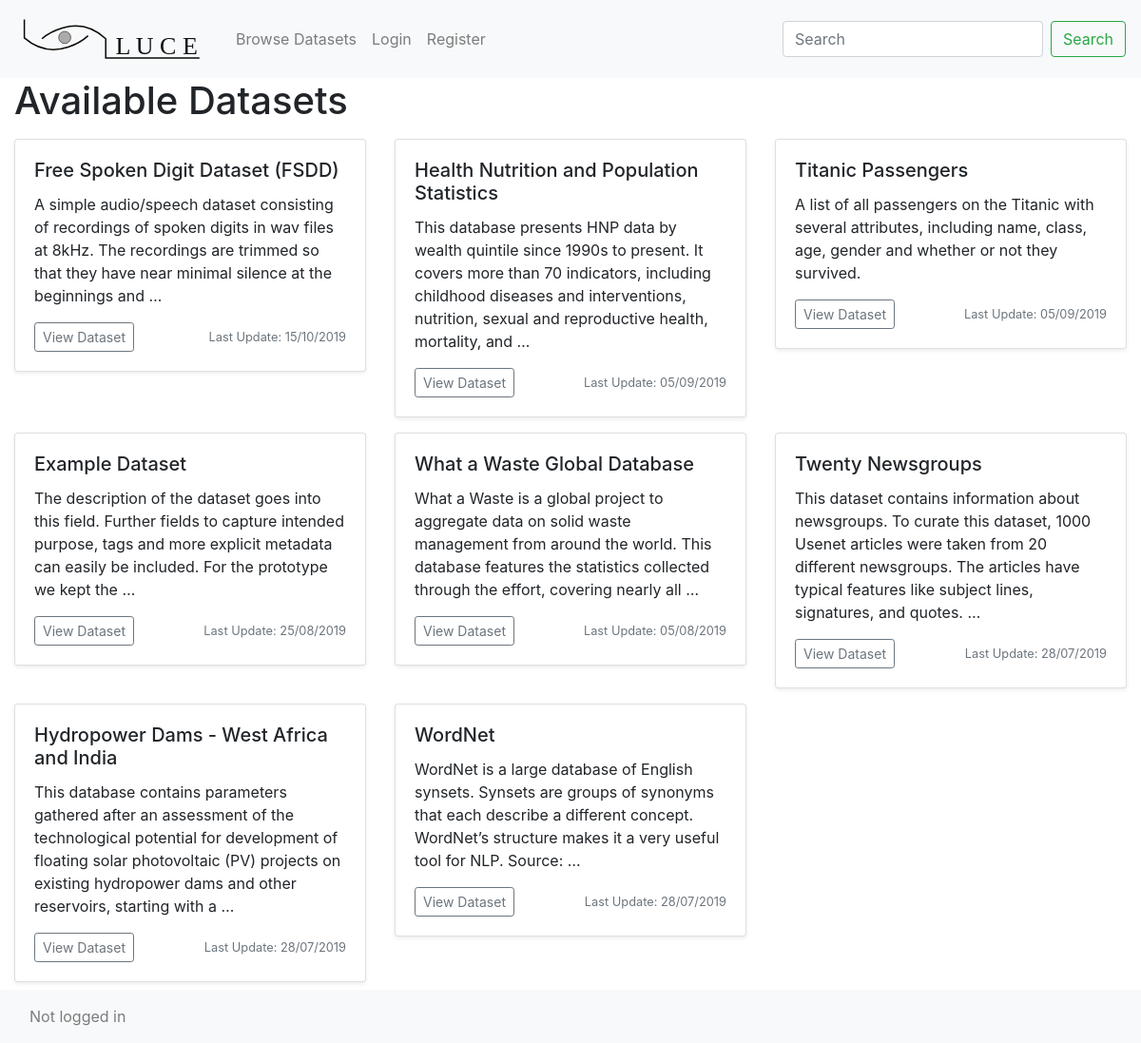
The page /browse/ on the database its author committed.
### datastore/models.py (models this page shows, shortened)
class Dataset(models.Model):
    title           = models.CharField(max_length=120)
    description     = models.TextField(null=True, blank=True)
    license         = models.IntegerField() # encoded as integer
    file            = models.FileField(upload_to='files/', blank=True, null=True)
    owner           = models.CharField(max_length=120) # owner username/email
    owner_address   = models.CharField(max_length=180) # msg.sender
    contract_address= models.CharField(max_length=180) # address of smart contract
    published       = models.BooleanField(default = False)
    access_granted  = models.ManyToManyField(User, related_name='datasets_accessible')
    created_by      = models.ForeignKey(User, default=1, null=True, on_delete=models.SET_NULL, related_name='datasets_owned')
    timestamp       = models.DateTimeField(auto_now_add=True)
    updated         = models.DateTimeField(auto_now=True)
    objects         = DatasetManager()
    def get_absolute_url(self):
        return f"/data/{self.pk}"
    class Meta:
        ordering = ['-updated', '-timestamp']

### datastore/views.py (the view)
# urls.py: path('browse/', browse_view),
def browse_view(request):
    head_title = "LUCE"
    qs = Dataset.objects.all()
    qs = qs.published() # only show published datasets
    context = {"head_title": head_title,
                "dataset_list": qs}
    template = 'data/browse.html'
    return render(request, template, context)

### datastore/managers.py (called while the page is built)
    def published(self):
        return self.filter(published=True)

    def get_queryset(self):
        return DatasetQuerySet(self.model, using=self._db)

### datastore/templates/data/browse.html
{% extends "base.html" %}
{% block content %}
	{% block header %}
	<h1> Available Datasets </h1>
	{% endblock %}
	<div class="row my-2">
		{% for dataset in dataset_list %}
			  <div class="col-sm-4 my-2">
			    <div class="card shadow-sm">
			      <div class="card-body">
			        <h5 class="card-title"> {{ dataset.title }} </h5>
			        <p class="card-text"> {{ dataset.description|truncatewords:30 }} </p>
			              <div class="d-flex justify-content-between align-items-center">
			                <div class="btn-group">
			                  <button type="button" class="btn btn-sm btn-outline-secondary" onclick="window.location.href='{{ dataset.get_absolute_url }} '">View Dataset</button>
			                </div>
			                <small class="text-muted"> Last Update: {{ dataset.updated|date:"d/m/Y" }}</small>
			              </div>
			      </div>
			    </div>
			  </div>
	{% endfor %}
	</div>
{% endblock content %}

### lucehome/templates/base.html (shortened to what this page needs)
<!doctype html>
<html lang="en">
  <head>
        <link rel="stylesheet" href="https://stackpath.bootstrapcdn.com/bootstrap/4.3.1/css/bootstrap.min.css">
  </head>
  <body>
        {% include 'navbar.html' %}
                <div class='container-fluid pb-5'>
                    {% block content %}{% endblock %}
                </div>
        <nav class="navbar fixed-bottom navbar-light bg-light">
            {% if user.is_authenticated %}
                <a class="col-auto pr-0 mr-0 navbar-text">Logged in as: {{ user }}</a>
                <a class="col nav-item nav-link" href="/logout">Logout</a>
            {% else %}
                <a class=" col-auto navbar-text" href="/login">Not logged in</a>
            {% endif %}
        </nav>
  </body>
</html>

### lucehome/templates/navbar.html (shortened to what this page needs)
<nav class="navbar navbar-expand-lg navbar-light bg-light">
  <a class="navbar-brand" href="/">
    <img src="/static/luce.svg" width="208" height="56" alt="Luce Logo">
  </a>
  <div class="collapse navbar-collapse" id="navbarSupportedContent">
    <ul class="navbar-nav mr-auto">
      <li class="nav-item">
        <a class="nav-link" href="/browse/">Browse Datasets</a>
      </li>
      {% if not user.is_authenticated %}
      <li class="nav-item">
        <a class="nav-link" href="/login">Login</a>
      </li>
      <li class="nav-item">
        <a class="nav-link" href="/register">Register</a>
      </li>
      {% endif %}
    </ul>
    <form class="form-inline my-2 my-lg-0" action='/search/'>
      <input class="form-control mr-sm-2" type="search" name='q' placeholder="Search" aria-label="Search">
      <button class="btn btn-outline-success my-2 my-sm-0" type="submit">Search</button>
    </form>
  </div>
</nav>

### rows shown on the page
Dataset: title "Free Spoken Digit Dataset (FSDD)", description "A simple audio/speech dataset consisting of recordings of spoken digits in wav files at 8kHz. The recordings are trimmed so that they have near minimal silence at the beginnings and …", updated "15/10/2019"
Dataset: title "Health Nutrition and Population Statistics", description "This database presents HNP data by wealth quintile since 1990s to present. It covers more than 70 indicators, including childhood diseases and interventions, nutrition, sexual and reproductive health, mortality, and …", updated "05/09/2019"
Dataset: title "Titanic Passengers", description "A list of all passengers on the Titanic with several attributes, including name, class, age, gender and whether or not they survived.", updated "05/09/2019"
Dataset: title "Example Dataset", description "The description of the dataset goes into this field. Further fields to capture intended purpose, tags and more explicit metadata can easily be included. For the prototype we kept the …", updated "25/08/2019"
Dataset: title "What a Waste Global Database", description "What a Waste is a global project to aggregate data on solid waste management from around the world. This database features the statistics collected through the effort, covering nearly all …", updated "05/08/2019"
Dataset: title "Twenty Newsgroups", description "This dataset contains information about newsgroups. To curate this dataset, 1000 Usenet articles were taken from 20 different newsgroups. The articles have typical features like subject lines, signatures, and quotes. …", updated "28/07/2019"
Dataset: title "Hydropower Dams - West Africa and India", description "This database contains parameters gathered after an assessment of the technological potential for development of floating solar photovoltaic (PV) projects on existing hydropower dams and other reservoirs, starting with a …", updated "28/07/2019"
Dataset: title "WordNet", description "WordNet is a large database of English synsets. Synsets are groups of synonyms that each describe a different concept. WordNet’s structure makes it a very useful tool for NLP. Source: …", updated "28/07/2019"
